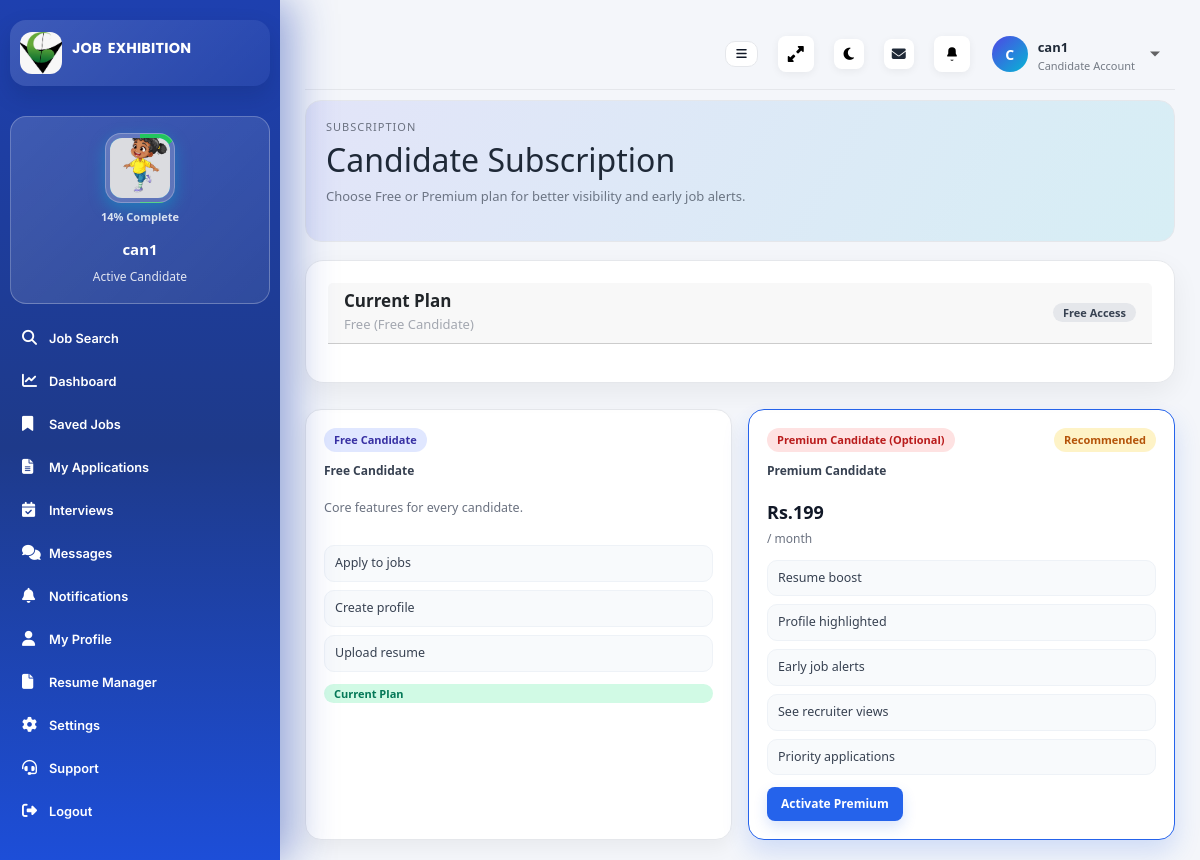
The app's page /candidate/subscription/ (signed in) with its own data.
### dashboard/models.py (models this page shows, shortened)
class UserBase(models.Model):
    name = models.CharField(max_length=200)
    email = models.EmailField(max_length=254)
    phone = models.CharField(max_length=50, blank=True)
    password = models.CharField(max_length=128, blank=True)
    location = models.CharField(max_length=120, blank=True)
    address = models.TextField(blank=True)
    registration_date = models.DateTimeField(auto_now_add=True)
    last_login = models.DateTimeField(null=True, blank=True)
    profile_image = models.FileField(upload_to="profiles/", null=True, blank=True)
    account_type = models.CharField(max_length=50, blank=True)
    profile_completion = models.PositiveIntegerField(default=0)
    kyc_status = models.CharField(max_length=20, choices=KYC_CHOICES, default="Pending")
    account_status = models.CharField(max_length=20, choices=ACCOUNT_STATUS_CHOICES, default="Active")
    warning_count = models.PositiveIntegerField(default=0)
    suspension_reason = models.CharField(max_length=255, blank=True)
    class Meta:
        abstract = True

class Candidate(UserBase):
    date_of_birth = models.DateField(null=True, blank=True)
    gender = models.CharField(max_length=20, blank=True)
    preferred_job_location = models.CharField(max_length=200, blank=True)
    marital_status = models.CharField(max_length=40, blank=True)
    nationality = models.CharField(max_length=120, blank=True)
    resume = models.FileField(upload_to="documents/candidates/", null=True, blank=True)
    id_proof = models.FileField(upload_to="documents/candidates/", null=True, blank=True)
    bio = models.TextField(blank=True)
    career_objective = models.TextField(blank=True)
    skills = models.CharField(max_length=255, blank=True)
    secondary_skills = models.CharField(max_length=255, blank=True)
    alt_phone = models.CharField(max_length=50, blank=True)
    phone_verified = models.BooleanField(default=False)
    email_verified = models.BooleanField(default=False)
    experience_type = models.CharField(max_length=40, blank=True)
    employment_type = models.CharField(max_length=40, blank=True)
    experience = models.CharField(max_length=120, blank=True)
    total_experience = models.CharField(max_length=120, blank=True)
    current_job_status = models.CharField(max_length=40, blank=True)
    current_company = models.CharField(max_length=200, blank=True)
    current_salary = models.CharField(max_length=120, blank=True)
    current_position = models.CharField(max_length=120, blank=True)
    expected_salary = models.CharField(max_length=120, blank=True)
    notice_period = models.CharField(max_length=120, blank=True)
    preferred_industry = models.CharField(max_length=200, blank=True)
    willing_to_relocate = models.BooleanField(default=False)
    education = models.CharField(max_length=200, blank=True)
    education_10th = models.CharField(max_length=200, blank=True)
    education_12th = models.CharField(max_length=200, blank=True)
    education_graduation = models.CharField(max_length=200, blank=True)
    education_post_graduation = models.CharField(max_length=200, blank=True)
    education_other = models.CharField(max_length=200, blank=True)
    certifications = models.CharField(max_length=255, blank=True)
    languages = models.CharField(max_length=200, blank=True)
    linkedin_url = models.URLField(blank=True)
    github_url = models.URLField(blank=True)
    portfolio_url = models.URLField(blank=True)
    portfolio_file = models.FileField(upload_to="documents/candidates/portfolio/", null=True, blank=True)
    video_resume = models.FileField(upload_to="documents/candidates/video/", null=True, blank=True)
    availability_status = models.CharField(max_length=40, blank=True)
    profile_visibility = models.BooleanField(default=True)
    source_consultancy = models.ForeignKey(
        "Consultancy",
        on_delete=models.SET_NULL,
        null=True,
        blank=True,
        related_name="candidate_pool",
    )

class Company(UserBase):
    gst_number = models.CharField(max_length=120, blank=True)
    cin_number = models.CharField(max_length=120, blank=True)
    registration_document = models.FileField(upload_to="documents/companies/", null=True, blank=True)
    contact_position = models.CharField(max_length=120, blank=True)
    hr_name = models.CharField(max_length=200, blank=True)
    hr_designation = models.CharField(max_length=120, blank=True)
    hr_phone = models.CharField(max_length=50, blank=True)
    hr_email = models.EmailField(blank=True)
    email_verified = models.BooleanField(default=False)
    phone_verified = models.BooleanField(default=False)
    terms_accepted = models.BooleanField(default=False)
    registration_source = models.CharField(max_length=40, blank=True)
    plan_name = models.CharField(max_length=120, blank=True)
    plan_type = models.CharField(max_length=20, choices=PLAN_CHOICES, blank=True)
    plan_start = models.DateField(null=True, blank=True)
    plan_expiry = models.DateField(null=True, blank=True)
    payment_status = models.CharField(max_length=20, choices=PAYMENT_CHOICES, blank=True)
    auto_renew = models.BooleanField(default=False)

### dashboard/views.py (the view, shortened to what this page needs)
# urls.py: path("candidate/subscription/", views.candidate_subscription_view, name="candidate_subscription"),
@candidate_login_required
def candidate_subscription_view(request):
    candidate_id = request.session.get("candidate_id")
    candidate = Candidate.objects.filter(id=candidate_id).first()
    if not candidate:
        return redirect("dashboard:login")
    subscription = (
        Subscription.objects.filter(
            account_type__iexact="Candidate",
            contact__iexact=candidate.email,
        )
        .order_by("-expiry_date", "-updated_at")
        .first()
    )
    ad_segment = _resolve_subscription_segment_for_account(
        "Candidate",
        candidate.email,
    )
    is_premium = ad_segment == "subscribed"
    expiry = subscription.expiry_date if subscription else None
    return render(
        request,
        "dashboard/candidate/candidate_subscription.html",
        {
            "candidate": candidate,
            "subscription": subscription,
            "is_premium": is_premium,
            "expiry": expiry,
        },
    )

### dashboard/templates/dashboard/candidate/candidate_subscription.html (shortened to what this page needs)
{% extends "dashboard/candidate/candidate_base.html" %}
{% load static %}
{% block content %}
<section class="page-hero">
  <div>
    <p class="eyebrow">Subscription</p>
    <h2>Candidate Subscription</h2>
    <p class="muted">Choose Free or Premium plan for better visibility and early job alerts.</p>
  </div>
</section>
<section class="card section-block">
  <div class="card-header">
    <div>
      <h3>Current Plan</h3>
      <p class="muted">{{ subscription.plan|default:"Free" }} {% if is_premium %}(Premium Candidate){% else %}(Free Candidate){% endif %}</p>
    </div>
    {% if is_premium and expiry %}
      <span class="badge success">Expiry: {{ expiry|date:"d M Y" }}</span>
    {% else %}
      <span class="badge neutral">Free Access</span>
    {% endif %}
  </div>
</section>
<section class="plan-grid">
  <article class="plan-card">
    <div class="plan-header">
      <span class="plan-tag candidate">Free Candidate</span>
    </div>
    <h4 class="plan-tier">Free Candidate</h4>
    <p class="plan-desc">Core features for every candidate.</p>
    <ul class="plan-features">
      <li>Apply to jobs</li>
      <li>Create profile</li>
      <li>Upload resume</li>
    </ul>
    {% if is_premium %}
    <form method="post" data-loading-form>
      {% csrf_token %}
      <input type="hidden" name="action" value="downgrade_free" />
      <button class="btn ghost" type="submit">Switch to Free</button>
    </form>
    {% else %}
      <span class="badge success">Current Plan</span>
    {% endif %}
  </article>
  <article class="plan-card recommended">
    <div class="plan-header">
      <span class="plan-tag premium">Premium Candidate (Optional)</span>
      <span class="plan-flag">Recommended</span>
    </div>
    <h4 class="plan-tier">Premium Candidate</h4>
    <div class="plan-cost"><strong>Rs.199</strong><span>/ month</span></div>
    <ul class="plan-features">
      <li>Resume boost</li>
      <li>Profile highlighted</li>
      <li>Early job alerts</li>
      <li>See recruiter views</li>
      <li>Priority applications</li>
    </ul>
    {% if is_premium %}
      <span class="badge success">Active</span>
    {% else %}
    <form method="post" data-loading-form>
      <button class="btn primary" type="submit">Activate Premium</button>
    </form>
    {% endif %}
  </article>
</section>
{% endblock %}

### dashboard/templates/dashboard/candidate/candidate_base.html (shortened to what this page needs)
{% load static %}
<!doctype html>
<html lang="en">
  <head>
    <link rel="stylesheet" href="https://cdn.jsdelivr.net/npm/bootstrap@5.3.2/dist/css/bootstrap.min.css" />
    <link rel="stylesheet" href="https://cdnjs.cloudflare.com/ajax/libs/font-awesome/6.5.0/css/all.min.css" />
    <link rel="stylesheet" href="{% static 'dashboard/css/style.css' %}?v={{ static_asset_version }}" />
  </head>
  <body class="candidate-dashboard">
    <div class="app-shell">
      <aside class="sidebar candidate-sidebar">
        <div class="brand">
          <div class="brand-mark">
            <img src="{% static 'dashboard/img/je-logo.svg' %}?v={{ static_asset_version }}" alt="Job Exhibition logo" />
          </div>
          <div class="brand-text">
            <h1 class="style-1"><span class="brand-job">Job</span> <span class="brand-exhibition">Exhibition</span></h1>
          </div>
</div>
        <div class="company-user candidate-user">
          <div class="company-logo-stack">
            <div class="company-logo" style="--progress: {{ candidate.profile_completion|default:0 }};">
              {% if candidate.profile_image %}
                <img src="{{ candidate.profile_image.url }}" alt="Candidate photo" />
              {% else %}
                <span>{{ candidate.name|default:"C"|first|upper }}</span>
              {% endif %}
            </div>
            <span class="profile-progress-text">{{ candidate.profile_completion|default:0 }}% Complete</span>
          </div>
          <div class="company-user-meta">
            <strong>{{ candidate.name|default:"candidate" }}</strong>
            <span>{{ candidate.account_status|default:"Active" }} Candidate</span>
          </div>
        </div>
        <nav class="sidebar-nav">
          <a class="nav-item {% if request.resolver_match.url_name == 'candidate_job_search' or request.resolver_match.url_name == 'candidate_job_detail' %}active{% endif %}" href="{% url 'dashboard:candidate_job_search' %}">
            <span class="nav-icon"><i class="fa-solid fa-magnifying-glass"></i></span>
            <span>Job Search</span>
          </a>
          <a class="nav-item {% if request.resolver_match.url_name == 'candidate_dashboard' %}active{% endif %}" href="{% url 'dashboard:candidate_dashboard' %}">
            <span class="nav-icon"><i class="fa-solid fa-chart-line"></i></span>
            <span>Dashboard</span>
          </a>
          <a class="nav-item {% if request.resolver_match.url_name == 'candidate_saved_jobs' %}active{% endif %}" href="{% url 'dashboard:candidate_saved_jobs' %}">
            <span class="nav-icon"><i class="fa-solid fa-bookmark"></i></span>
            <span>Saved Jobs</span>
          </a>
          <a class="nav-item {% if request.resolver_match.url_name == 'candidate_applications' %}active{% endif %}" href="{% url 'dashboard:candidate_applications' %}">
            <span class="nav-icon"><i class="fa-solid fa-file-lines"></i></span>
            <span>My Applications</span>
          </a>
          <a class="nav-item {% if request.resolver_match.url_name == 'candidate_interviews' %}active{% endif %}" href="{% url 'dashboard:candidate_interviews' %}">
            <span class="nav-icon"><i class="fa-solid fa-calendar-check"></i></span>
            <span>Interviews</span>
          </a>
          <a class="nav-item {% if request.resolver_match.url_name == 'candidate_messages' %}active{% endif %}" href="{% url 'dashboard:candidate_messages' %}">
            <span class="nav-icon"><i class="fa-solid fa-comments"></i></span>
            <span>Messages</span>
          </a>
          <a class="nav-item {% if request.resolver_match.url_name == 'candidate_notifications' %}active{% endif %}" href="{% url 'dashboard:candidate_notifications' %}">
            <span class="nav-icon"><i class="fa-solid fa-bell"></i></span>
            <span>Notifications</span>
          </a>
          <a class="nav-item {% if request.resolver_match.url_name == 'candidate_profile' %}active{% endif %}" href="{% url 'dashboard:candidate_profile' %}">
            <span class="nav-icon"><i class="fa-solid fa-user"></i></span>
            <span>My Profile</span>
          </a>
          <a class="nav-item {% if request.resolver_match.url_name == 'candidate_resume_manager' %}active{% endif %}" href="{% url 'dashboard:candidate_resume_manager' %}">
            <span class="nav-icon"><i class="fa-solid fa-file"></i></span>
            <span>Resume Manager</span>
          </a>
          <a class="nav-item {% if request.resolver_match.url_name == 'candidate_settings' %}active{% endif %}" href="{% url 'dashboard:candidate_settings' %}">
            <span class="nav-icon"><i class="fa-solid fa-gear"></i></span>
            <span>Settings</span>
          </a>
          <a class="nav-item {% if request.resolver_match.url_name == 'candidate_support' %}active{% endif %}" href="{% url 'dashboard:candidate_support' %}">
            <span class="nav-icon"><i class="fa-solid fa-headset"></i></span>
            <span>Support</span>
          </a>
          <a class="nav-item" href="{% url 'dashboard:candidate_logout' %}">
            <span class="nav-icon"><i class="fa-solid fa-right-from-bracket"></i></span>
            <span>Logout</span>
          </a>
        </nav>
      </aside>
      <main class="main">
        <header class="page-header">
          <div class="topbar">
            <div class="top-actions">
              <div class="sidebar-control">
  <button class="sidebar-control-btn" type="button" data-sidebar-toggle aria-label="Toggle sidebar">
    <i class="fa-solid fa-bars"></i>
  </button>
</div>
<button class="icon-btn fullscreen-toggle" type="button" data-fullscreen-toggle aria-label="Toggle fullscreen">
  <i class="fa-solid fa-up-right-and-down-left-from-center"></i>
</button>
              <button class="icon-btn compact" id="darkModeToggle" aria-label="Toggle dark mode">
                <i class="fa-solid fa-moon"></i>
              </button>
              <a class="icon-btn compact" href="{% url 'dashboard:candidate_messages' %}" aria-label="Messages">
                <i class="fa-solid fa-envelope"></i>
              </a>
              <details class="notification-dropdown">
                <summary class="icon-btn" aria-label="Notifications">
                  <svg viewBox="0 0 24 24" aria-hidden="true"><path d="M12 3a5 5 0 0 0-5 5v3.2l-1.4 2.7a1 1 0 0 0 .9 1.5h11a1 1 0 0 0 .9-1.5L17 11.2V8a5 5 0 0 0-5-5Zm0 18a2.5 2.5 0 0 0 2.3-1.5h-4.6A2.5 2.5 0 0 0 12 21Z" /></svg>
                </summary>
              </details>
            </div>
            <details class="profile-dropdown">
              <summary class="profile-summary">
                <div class="profile-avatar">{{ candidate.name|default:"C"|first|upper }}</div>
                <div class="profile-meta">
                  <strong>{{ candidate.name|default:"candidate" }}</strong>
                  <span>Candidate Account</span>
                </div>
                <svg class="chevron" viewBox="0 0 24 24" aria-hidden="true"><path d="m6 9 6 6 6-6" /></svg>
              </summary>
            </details>
          </div>
        </header>
        {% block content %}{% endblock %}
      </main>
    </div>
  </body>
</html>

### records on screen
Candidate: profile_image (picture), profile_completion "14", name "can1", account_status "Active", name|first "C"
Company: plan "Free"
